Frame 1 (no input): blank canvas, image omitted
Frame 60 (no input): blank canvas, image omitted
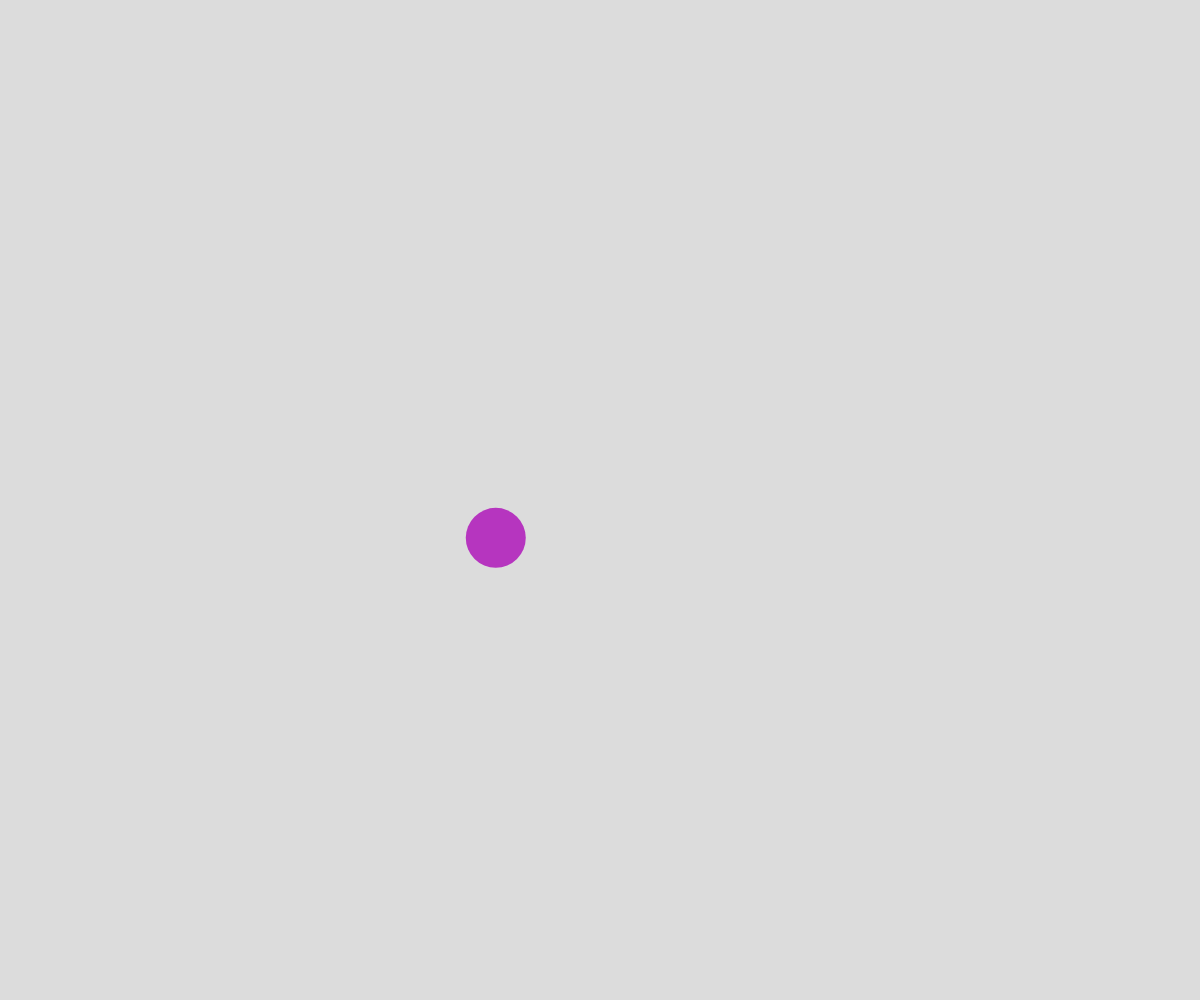
Frame 120 (the mouse pressed at the canvas centre since frame 60)

The p5.js sketch whose frames 1 and 60 were blank and that drew this single picture after the mouse press (run headless with seeded random() and noise() and a simulated clock; from frame 60 on, the mouse is pressed at the canvas centre):

// p5.js sketch
// ── sketch.js
// Project Title
// Your Name
// Date
//
// Extra for Experts:
// - describe what you did to take this project "above and beyond"

const points = [];

let ySize, xSize;

function wrapCoordinates(x, y, r) {
  x += xSize + 3*r;
  x %= xSize + 2*r;
  x -= r;
  y += ySize + 3*r;
  y %= ySize + 2*r;
  y -= r;
  return [x,y];
}

function setup() {
  createCanvas(windowWidth, windowHeight);
  xSize = width;
  ySize = height;
}

function mousePressed() {
  points.push(new MovingPoint(mouseX, mouseY));
}

function spawnMorePoints() {
  if(keyIsDown(32)) {
    points.push(new MovingPoint(mouseX, mouseY));
  }
}

function draw() {
  background(220);
  spawnMorePoints();
  for(let p of points) {
    p.update();
  }
  for(let p of points) {
    p.connectTo(points);
  }
  for(let p of points) {
    p.display();
  }
}

class MovingPoint {
  constructor(x, y) {
    this.x = x;
    this.y = y;
    this.color = color(random(255), random(255), random(255));
    this.normRadius = 15;
    this.radius = 15;
    this.xTime = random(1000);
    this.yTime = random(1000);
    this.deltaTime = 0.01;
    this.reach = 150;
    // this.close = 0;
    this.speedScaling = 5;
  }

  connectTo(pointsArray) {
    for(let other of pointsArray) {
      if(this !== other && dist(this.x, this.y, other.x, other.y) < this.reach) {
        stroke(this.color);
        line(this.x, this.y, other.x, other.y);
      }
    }
  }

  update() {
    // this.close = dist(this.x, this.y, mouseX, mouseY) < this.reach;
    if(dist(this.x, this.y, mouseX, mouseY) < this.reach) {
      this.radius = 2 * this.normRadius;
    }
    else {
      this.radius = this.normRadius;
    }
    this.xTime += this.deltaTime;
    this.yTime += this.deltaTime;
    this.x += map(noise(this.xTime), 0, 1, -5, 5);
    this.y += map(noise(this.yTime), 0, 1, -5, 5);
    let t = wrapCoordinates(this.x, this.y, this.radius);
    this.x = t[0];
    this.y = t[1];
  }

  display() {
    noStroke();
    fill(this.color);
    circle(this.x, this.y, 2*this.radius);
  }
}
